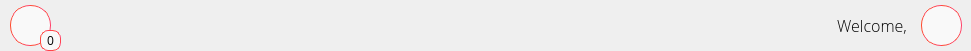
   <widget class="QWidget" name="widget_4" native="true">
    <property name="geometry">
     <rect>
      <x>50</x>
      <y>20</y>
      <width>971</width>
      <height>51</height>
     </rect>
    </property>
    <property name="styleSheet">
     <string notr="true">#widget_4{
	background-color: #FFFFFF;
}
</string>
    </property>
    <widget class="QPushButton" name="pushButton_13">
     <property name="geometry">
      <rect>
       <x>10</x>
       <y>5</y>
       <width>41</width>
       <height>41</height>
      </rect>
     </property>
     <property name="cursor">
      <cursorShape>PointingHandCursor</cursorShape>
     </property>
     <property name="styleSheet">
      <string notr="true">QPushButton {
    border: 1px solid qlineargradient(x1:0, y1:0, x2:1, y2:0, stop:0 #FF4B2B, stop:1 #FF416C);
    border-radius: 20px;
    padding: 5px 15px;
    background: #f9f9f9;
    color: white;
    font-size: 12px;
}

QPushButton:hover {
    background-color: qlineargradient(x1:0, y1:0, x2:1, y2:0, stop:0 #FF416C, stop:1 #FF4B2B);
}

QPushButton:pressed {
    background-color: qlineargradient(x1:0, y1:0, x2:1, y2:0, stop:0 #FF4B2B, stop:1 #FF416C);
    border: 2px solid #FF416C;
    padding: 4px 14px 6px 16px;
}</string>
     </property>
     <property name="text">
      <string/>
     </property>
     <property name="icon">
      <iconset resource="assets.qrc">
       <normaloff>:/assets/icons/cil-envelope-closed_black.png</normaloff>:/assets/icons/cil-envelope-closed_black.png</iconset>
     </property>
    </widget>
    <widget class="QPushButton" name="pushButton_15">
     <property name="geometry">
      <rect>
       <x>921</x>
       <y>5</y>
       <width>41</width>
       <height>41</height>
      </rect>
     </property>
     <property name="sizePolicy">
      <sizepolicy hsizetype="Minimum" vsizetype="Fixed">
       <horstretch>0</horstretch>
       <verstretch>0</verstretch>
      </sizepolicy>
     </property>
     <property name="cursor">
      <cursorShape>PointingHandCursor</cursorShape>
     </property>
     <property name="styleSheet">
      <string notr="true">
QPushButton {
    border: 1px solid qlineargradient(x1:0, y1:0, x2:1, y2:0, stop:0 #FF4B2B, stop:1 #FF416C);
    border-radius: 20px;
    padding: 5px 15px;
    background: #f9f9f9;
    color: white;
    font-size: 12px;
}


QPushButton:pressed {
    background-color: qlineargradient(x1:0, y1:0, x2:1, y2:0, stop:0 #FF4B2B, stop:1 #FF416C);
    border: 2px solid #FF416C;
    padding: 4px 14px 6px 16px;
}</string>
     </property>
     <property name="text">
      <string/>
     </property>
     <property name="icon">
      <iconset resource="assets.qrc">
       <normaloff>:/assets/icons/cil-user_black.png</normaloff>:/assets/icons/cil-user_black.png</iconset>
     </property>
    </widget>
    <widget class="QLabel" name="Greeting">
     <property name="geometry">
      <rect>
       <x>120</x>
       <y>15</y>
       <width>791</width>
       <height>20</height>
      </rect>
     </property>
     <property name="font">
      <font>
       <family>Open Sans Light</family>
       <pointsize>12</pointsize>
      </font>
     </property>
     <property name="text">
      <string>Welcome, </string>
     </property>
     <property name="alignment">
      <set>Qt::AlignRight|Qt::AlignTrailing|Qt::AlignVCenter</set>
     </property>
    </widget>
    <widget class="QPushButton" name="pushButton_34">
     <property name="geometry">
      <rect>
       <x>40</x>
       <y>30</y>
       <width>21</width>
       <height>21</height>
      </rect>
     </property>
     <property name="font">
      <font>
       <family>Open Sans</family>
       <pointsize>-1</pointsize>
      </font>
     </property>
     <property name="styleSheet">
      <string notr="true">QPushButton {
    border: 1px solid qlineargradient(x1:0, y1:0, x2:1, y2:0, stop:0 #FF4B2B, stop:1 #FF416C);
    border-radius: 8px;
    padding: 5px 15px;
    background: #f9f9f9;
    color: black;
    font-size: 12px;
}

</string>
     </property>
     <property name="text">
      <string>0</string>
     </property>
    </widget>
   </widget>
